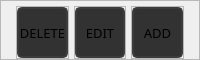
        <widget class="QFrame" name="frame_5">
         <property name="maximumSize">
          <size>
           <width>16777215</width>
           <height>60</height>
          </size>
         </property>
         <property name="frameShape">
          <enum>QFrame::StyledPanel</enum>
         </property>
         <property name="frameShadow">
          <enum>QFrame::Raised</enum>
         </property>
         <layout class="QHBoxLayout" name="horizontalLayout_3">
          <property name="spacing">
           <number>5</number>
          </property>
          <property name="leftMargin">
           <number>15</number>
          </property>
          <property name="topMargin">
           <number>5</number>
          </property>
          <property name="rightMargin">
           <number>15</number>
          </property>
          <property name="bottomMargin">
           <number>0</number>
          </property>
          <item>
           <widget class="QFrame" name="frame_12">
            <property name="frameShape">
             <enum>QFrame::StyledPanel</enum>
            </property>
            <property name="frameShadow">
             <enum>QFrame::Raised</enum>
            </property>
            <layout class="QHBoxLayout" name="horizontalLayout_9">
             <property name="spacing">
              <number>0</number>
             </property>
             <property name="leftMargin">
              <number>0</number>
             </property>
             <property name="topMargin">
              <number>0</number>
             </property>
             <property name="rightMargin">
              <number>0</number>
             </property>
             <property name="bottomMargin">
              <number>0</number>
             </property>
             <item>
              <widget class="QPushButton" name="btn_delete">
               <property name="sizePolicy">
                <sizepolicy hsizetype="Expanding" vsizetype="Expanding">
                 <horstretch>0</horstretch>
                 <verstretch>0</verstretch>
                </sizepolicy>
               </property>
               <property name="font">
                <font>
                 <family>Quicksand</family>
                 <pointsize>10</pointsize>
                </font>
               </property>
               <property name="styleSheet">
                <string notr="true">QPushButton{
	background-color:rgb(50, 50, 50);
	border:2px solid rgb(60, 60, 60);
	border-radius:5px;
}
QPushButton:hover{
	background-color:rgb(60, 60, 60);
	border: 2px solid rgb(70, 70, 70);
}
QPushButton:pressed{
	background-color:rgb(250, 230, 0);
	border: 2px solid rgb(255, 165, 24);
	color: rgb(35, 35, 35);
}</string>
               </property>
               <property name="text">
                <string>DELETE</string>
               </property>
              </widget>
             </item>
            </layout>
           </widget>
          </item>
          <item>
           <widget class="QFrame" name="frame_13">
            <property name="frameShape">
             <enum>QFrame::StyledPanel</enum>
            </property>
            <property name="frameShadow">
             <enum>QFrame::Raised</enum>
            </property>
            <layout class="QHBoxLayout" name="horizontalLayout_10">
             <property name="spacing">
              <number>0</number>
             </property>
             <property name="leftMargin">
              <number>0</number>
             </property>
             <property name="topMargin">
              <number>0</number>
             </property>
             <property name="rightMargin">
              <number>0</number>
             </property>
             <property name="bottomMargin">
              <number>0</number>
             </property>
             <item>
              <widget class="QPushButton" name="btn_edit">
               <property name="sizePolicy">
                <sizepolicy hsizetype="Expanding" vsizetype="Expanding">
                 <horstretch>0</horstretch>
                 <verstretch>0</verstretch>
                </sizepolicy>
               </property>
               <property name="font">
                <font>
                 <family>Quicksand</family>
                 <pointsize>10</pointsize>
                </font>
               </property>
               <property name="styleSheet">
                <string notr="true">QPushButton{
	background-color:rgb(50, 50, 50);
	border:2px solid rgb(60, 60, 60);
	border-radius:5px;
}
QPushButton:hover{
	background-color:rgb(60, 60, 60);
	border: 2px solid rgb(70, 70, 70);
}
QPushButton:pressed{
	background-color:rgb(250, 230, 0);
	border: 2px solid rgb(255, 165, 24);
	color: rgb(35, 35, 35);
}</string>
               </property>
               <property name="text">
                <string>EDIT</string>
               </property>
              </widget>
             </item>
            </layout>
           </widget>
          </item>
          <item>
           <widget class="QFrame" name="frame_14">
            <property name="frameShape">
             <enum>QFrame::StyledPanel</enum>
            </property>
            <property name="frameShadow">
             <enum>QFrame::Raised</enum>
            </property>
            <layout class="QHBoxLayout" name="horizontalLayout_11">
             <property name="spacing">
              <number>0</number>
             </property>
             <property name="leftMargin">
              <number>0</number>
             </property>
             <property name="topMargin">
              <number>0</number>
             </property>
             <property name="rightMargin">
              <number>0</number>
             </property>
             <property name="bottomMargin">
              <number>0</number>
             </property>
             <item>
              <widget class="QPushButton" name="btn_add">
               <property name="sizePolicy">
                <sizepolicy hsizetype="Expanding" vsizetype="Expanding">
                 <horstretch>0</horstretch>
                 <verstretch>0</verstretch>
                </sizepolicy>
               </property>
               <property name="font">
                <font>
                 <family>Quicksand</family>
                 <pointsize>10</pointsize>
                </font>
               </property>
               <property name="styleSheet">
                <string notr="true">QPushButton{
	background-color:rgb(50, 50, 50);
	border:2px solid rgb(60, 60, 60);
	border-radius:5px;
}
QPushButton:hover{
	background-color:rgb(60, 60, 60);
	border: 2px solid rgb(70, 70, 70);
}
QPushButton:pressed{
	background-color:rgb(250, 230, 0);
	border: 2px solid rgb(255, 165, 24);
	color: rgb(35, 35, 35);
}</string>
               </property>
               <property name="text">
                <string>ADD</string>
               </property>
              </widget>
             </item>
            </layout>
           </widget>
          </item>
         </layout>
        </widget>
